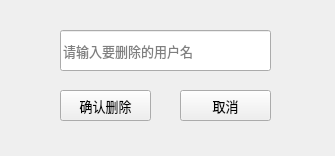
<?xml version="1.0" encoding="UTF-8"?>
<ui version="4.0">
 <class>Admin_User_dele</class>
 <widget class="QWidget" name="Admin_User_dele">
  <property name="geometry">
   <rect>
    <x>0</x>
    <y>0</y>
    <width>335</width>
    <height>156</height>
   </rect>
  </property>
  <property name="windowTitle">
   <string>Form</string>
  </property>
  <widget class="QPushButton" name="pushButton_cancel">
   <property name="geometry">
    <rect>
     <x>180</x>
     <y>90</y>
     <width>91</width>
     <height>31</height>
    </rect>
   </property>
   <property name="font">
    <font>
     <family>微软雅黑</family>
     <pointsize>10</pointsize>
    </font>
   </property>
   <property name="text">
    <string>取消</string>
   </property>
  </widget>
  <widget class="QLineEdit" name="lineEdit_dele">
   <property name="geometry">
    <rect>
     <x>60</x>
     <y>30</y>
     <width>211</width>
     <height>41</height>
    </rect>
   </property>
   <property name="font">
    <font>
     <family>微软雅黑</family>
     <pointsize>10</pointsize>
    </font>
   </property>
   <property name="placeholderText">
    <string>请输入要删除的用户名</string>
   </property>
  </widget>
  <widget class="QPushButton" name="pushButto_ok">
   <property name="geometry">
    <rect>
     <x>60</x>
     <y>90</y>
     <width>91</width>
     <height>31</height>
    </rect>
   </property>
   <property name="font">
    <font>
     <family>微软雅黑</family>
     <pointsize>10</pointsize>
    </font>
   </property>
   <property name="text">
    <string>确认删除</string>
   </property>
  </widget>
 </widget>
 <resources/>
 <connections/>
</ui>
